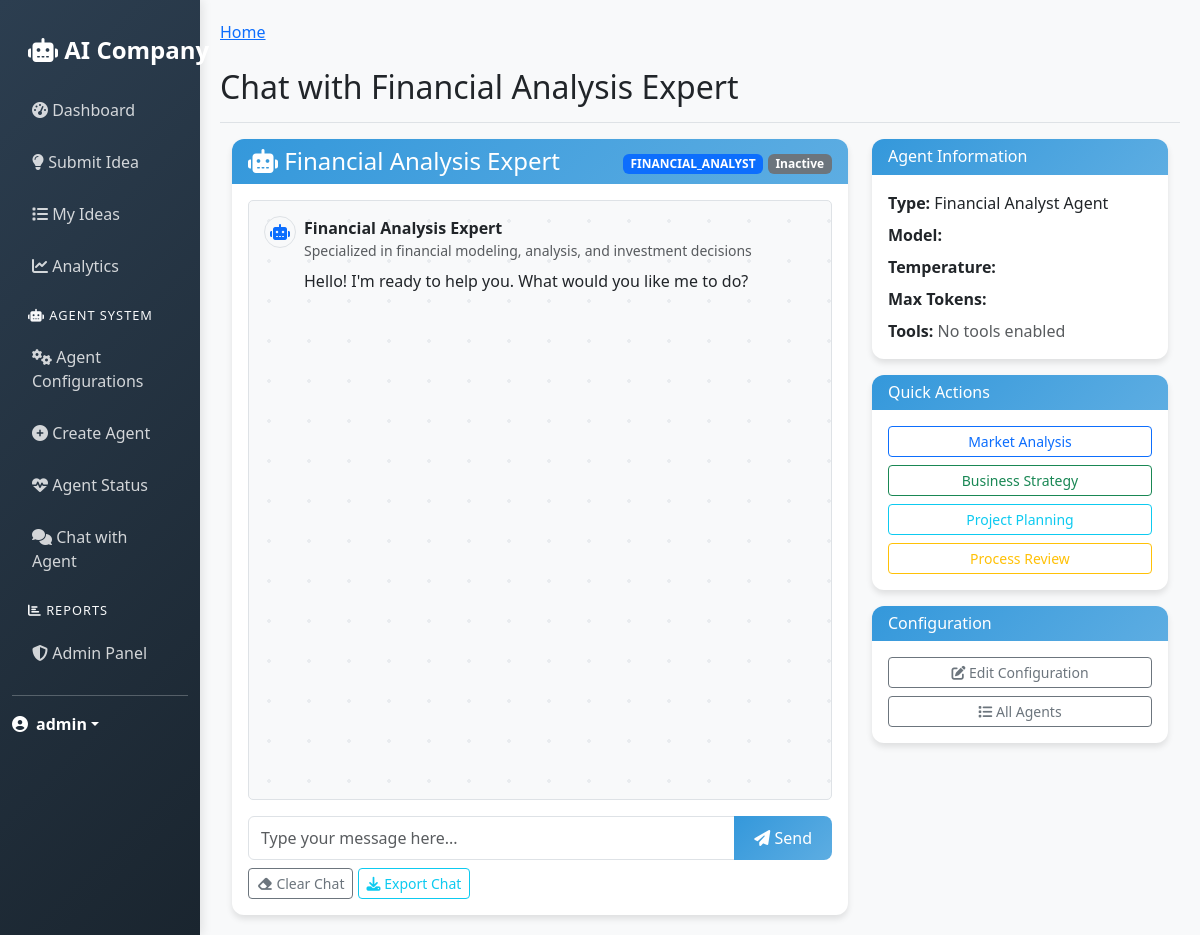
The app's page /agents/execute/2/ (signed in) with its own data.
### agent_system/models.py (models this page shows, shortened)
class AgentConfiguration(models.Model):
    AGENT_TYPES = [
        ('CEO', 'CEO Agent'),
        ('MARKET_RESEARCH', 'Market Research Agent'),
        ('FINANCIAL_ANALYST', 'Financial Analyst Agent'),
        ('TECHNICAL_LEAD', 'Technical Lead Agent'),
        ('RISK_ANALYST', 'Risk Analyst Agent'),
        ('MARKETING_STRATEGIST', 'Marketing Strategist Agent'),
        ('IDEA_GENERATOR', 'Idea Generator Agent'),
    ]
    STATUS_CHOICES = [
        ('active', 'Active'),
        ('inactive', 'Inactive'),
        ('maintenance', 'Under Maintenance'),
        ('testing', 'Testing'),
    ]
    agent_type = models.CharField(max_length=50, choices=AGENT_TYPES, unique=True)
    name = models.CharField(max_length=100)
    description = models.TextField()
    version = models.CharField(max_length=20, default="1.0.0")
    status = models.CharField(max_length=20, choices=STATUS_CHOICES, default='active')
    llm_provider = models.ForeignKey(LLMProvider, on_delete=models.CASCADE)
    model_name = models.CharField(max_length=100, help_text="Specific model to use")
    temperature = models.FloatField(default=0.7, validators=[MinValueValidator(0.0), MaxValueValidator(2.0)])
    max_tokens = models.IntegerField(default=4000)
    top_p = models.FloatField(default=1.0, validators=[MinValueValidator(0.0), MaxValueValidator(1.0)])
    frequency_penalty = models.FloatField(default=0.0, validators=[MinValueValidator(-2.0), MaxValueValidator(2.0)])
    presence_penalty = models.FloatField(default=0.0, validators=[MinValueValidator(-2.0), MaxValueValidator(2.0)])
    capabilities = models.JSONField(default=list, help_text="List of agent capabilities")
    required_data_sources = models.JSONField(default=list)
    tags = models.JSONField(default=list, help_text="Tags for categorization")
    timeout_seconds = models.IntegerField(default=30)
    max_retries = models.IntegerField(default=3)
    retry_delay_seconds = models.IntegerField(default=5)
    created_by = models.ForeignKey(User, on_delete=models.SET_NULL, null=True, related_name='created_agents')
    updated_by = models.ForeignKey(User, on_delete=models.SET_NULL, null=True, related_name='updated_agents')
    created_at = models.DateTimeField(auto_now_add=True)
    updated_at = models.DateTimeField(auto_now=True)
    class Meta:
        ordering = ['agent_type']

### agent_system/views.py (the view, shortened to what this page needs)
# urls.py: path('execute/<int:config_id>/', views.execute_agent, name='execute_agent'),
@login_required
def execute_agent(request, config_id):
    config = get_object_or_404(AgentConfiguration, id=config_id)
    context = {
        'config': config,
        'title': f'Chat with {config.name}'
    }
    return render(request, 'agent_system/execute.html', context)

### agent_system/templates/agent_system/execute.html (shortened to what this page needs)
{% extends 'base.html' %}
{% load static %}
{% block content %}
<div class="container-fluid">
    <div class="row">
        <div class="col-md-8">
            <div class="card">
                <div class="card-header d-flex justify-content-between align-items-center">
                    <h4 class="mb-0">
                        <i class="fas fa-robot"></i> {{ config.name }}
                    </h4>
                    <div>
                        <span class="badge bg-primary">{{ config.agent_type }}</span>
                        {% if config.is_active %}
                            <span class="badge bg-success">Active</span>
                        {% else %}
                            <span class="badge bg-secondary">Inactive</span>
                        {% endif %}
                    </div>
                </div>
                <div class="card-body">
                    <div class="chat-container" id="chatContainer" style="height: 600px; overflow-y: auto; border: 1px solid #dee2e6; border-radius: 5px; padding: 15px; background-color: #f8f9fa;">
                        <div class="chat-message system-message mb-3">
                            <div class="d-flex align-items-start">
                                <div class="avatar me-2">
                                    <i class="fas fa-robot text-primary"></i>
                                </div>
                                <div class="message-content">
                                    <strong>{{ config.name }}</strong>
                                    <div class="text-muted small">{{ config.description }}</div>
                                    <div class="mt-2">Hello! I'm ready to help you. What would you like me to do?</div>
                                </div>
                            </div>
                        </div>
                    </div>
                    <div class="input-group mt-3">
                        <input type="text" class="form-control" id="userInput"
                               placeholder="Type your message here..." onkeypress="handleKeyPress(event)">
                        <button class="btn btn-primary" type="button" onclick="sendMessage()">
                            <i class="fas fa-paper-plane"></i> Send
                        </button>
                    </div>
                    <div class="mt-2">
                        <button type="button" class="btn btn-sm btn-outline-secondary" onclick="clearChat()">
                            <i class="fas fa-eraser"></i> Clear Chat
                        </button>
                        <button type="button" class="btn btn-sm btn-outline-info" onclick="exportChat()">
                            <i class="fas fa-download"></i> Export Chat
                        </button>
                    </div>
                </div>
            </div>
        </div>
        <div class="col-md-4">
            <div class="card mb-3">
                <div class="card-header">
                    <h6 class="mb-0">Agent Information</h6>
                </div>
                <div class="card-body">
                    <div class="row">
                        <div class="col-12 mb-2">
                            <strong>Type:</strong> {{ config.get_agent_type_display }}
                        </div>
                        <div class="col-12 mb-2">
                            <strong>Model:</strong> {{ config.llm_config.model }}
                        </div>
                        <div class="col-12 mb-2">
                            <strong>Temperature:</strong> {{ config.llm_config.temperature }}
                        </div>
                        <div class="col-12 mb-2">
                            <strong>Max Tokens:</strong> {{ config.llm_config.max_tokens }}
                        </div>
                        <div class="col-12">
                            <strong>Tools:</strong>
                            {% for tool in config.enabled_tools %}
                                <span class="badge bg-secondary me-1">{{ tool }}</span>
                            {% empty %}
                                <span class="text-muted">No tools enabled</span>
                            {% endfor %}
                        </div>
                    </div>
                </div>
            </div>
            <div class="card mb-3">
                <div class="card-header">
                    <h6 class="mb-0">Quick Actions</h6>
                </div>
                <div class="card-body">
                    <div class="d-grid gap-2">
                        <button class="btn btn-outline-primary btn-sm" onclick="sendQuickMessage('Analyze the current market trends')">
                            Market Analysis
                        </button>
                        <button class="btn btn-outline-success btn-sm" onclick="sendQuickMessage('Generate a business strategy')">
                            Business Strategy
                        </button>
                        <button class="btn btn-outline-info btn-sm" onclick="sendQuickMessage('Create a project plan')">
                            Project Planning
                        </button>
                        <button class="btn btn-outline-warning btn-sm" onclick="sendQuickMessage('Review and optimize current processes')">
                            Process Review
                        </button>
                    </div>
                </div>
            </div>
            <div class="card">
                <div class="card-header">
                    <h6 class="mb-0">Configuration</h6>
                </div>
                <div class="card-body">
                    <div class="d-grid gap-2">
                        <a href="{% url 'agent_system:config_edit' config.id %}" class="btn btn-outline-secondary btn-sm">
                            <i class="fas fa-edit"></i> Edit Configuration
                        </a>
                        <a href="{% url 'agent_system:config_list' %}" class="btn btn-outline-secondary btn-sm">
                            <i class="fas fa-list"></i> All Agents
                        </a>
                    </div>
                </div>
            </div>
        </div>
    </div>
</div>
{% endblock %}

### templates/base.html (shortened to what this page needs)
<!DOCTYPE html>
<html lang="en">
<head>
    <link href="https://cdn.jsdelivr.net/npm/bootstrap@5.3.0/dist/css/bootstrap.min.css" rel="stylesheet">
    <link href="https://cdnjs.cloudflare.com/ajax/libs/font-awesome/6.4.0/css/all.min.css" rel="stylesheet">
</head>
<body>
    <div class="container-fluid">
        <div class="row">
            <nav class="col-lg-2 d-lg-block sidebar" id="sidebar">
                <div class="position-sticky pt-3">
                    <a href="{% url 'dashboard:dashboard' %}" class="navbar-brand d-none d-lg-block text-white text-decoration-none p-3">
                        <i class="fas fa-robot"></i> AI Company
                    </a>
                    <ul class="nav flex-column">
                        <li class="nav-item">
                            <a class="nav-link {% if request.resolver_match.url_name == 'dashboard' %}active{% endif %}"
                               href="{% url 'dashboard:dashboard' %}">
                                <i class="fas fa-tachometer-alt"></i> Dashboard
                            </a>
                        </li>
                        <li class="nav-item">
                            <a class="nav-link {% if request.resolver_match.url_name == 'submit_idea' %}active{% endif %}"
                               href="{% url 'dashboard:submit_idea' %}">
                                <i class="fas fa-lightbulb"></i> Submit Idea
                            </a>
                        </li>
                        <li class="nav-item">
                            <a class="nav-link {% if request.resolver_match.url_name == 'ideas_list' %}active{% endif %}"
                               href="{% url 'dashboard:ideas_list' %}">
                                <i class="fas fa-list"></i> My Ideas
                            </a>
                        </li>
                        <li class="nav-item">
                            <a class="nav-link {% if request.resolver_match.url_name == 'analytics' %}active{% endif %}"
                               href="{% url 'dashboard:analytics' %}">
                                <i class="fas fa-chart-line"></i> Analytics
                            </a>
                        </li>
                        <li class="nav-item mt-3">
                            <h6 class="text-light text-uppercase px-3 mb-2" style="font-size: 0.8em; letter-spacing: 1px;">
                                <i class="fas fa-robot"></i> Agent System
                            </h6>
                        </li>
                        <li class="nav-item">
                            <a class="nav-link {% if 'agent_system:config_list' in request.resolver_match.url_name %}active{% endif %}"
                               href="{% url 'agent_system:config_list' %}">
                                <i class="fas fa-cogs"></i> Agent Configurations
                            </a>
                        </li>
                        <li class="nav-item">
                            <a class="nav-link {% if 'agent_system:config_create' in request.resolver_match.url_name %}active{% endif %}"
                               href="{% url 'agent_system:config_create' %}">
                                <i class="fas fa-plus-circle"></i> Create Agent
                            </a>
                        </li>
                        <li class="nav-item">
                            <a class="nav-link {% if 'agent_system:agent_status' in request.resolver_match.url_name %}active{% endif %}"
                               href="{% url 'agent_system:agent_status' %}">
                                <i class="fas fa-heartbeat"></i> Agent Status
                            </a>
                        </li>
                        <li class="nav-item">
                            <a class="nav-link" href="#" onclick="showAgentQuickSelect()">
                                <i class="fas fa-comments"></i> Chat with Agent
                            </a>
                        </li>
                        <li class="nav-item mt-3">
                            <h6 class="text-light text-uppercase px-3 mb-2" style="font-size: 0.8em; letter-spacing: 1px;">
                                <i class="fas fa-chart-bar"></i> Reports
                            </h6>
                        </li>
                        {% if user.is_staff %}
                        <li class="nav-item">
                            <a class="nav-link" href="{% url 'admin:index' %}">
                                <i class="fas fa-shield-alt"></i> Admin Panel
                            </a>
                        </li>
                        {% endif %}
                    </ul>
                    <hr class="text-light">
                    <div class="dropdown">
                        <a href="#" class="d-flex align-items-center text-white text-decoration-none dropdown-toggle"
                           id="dropdownUser" data-bs-toggle="dropdown">
                            <i class="fas fa-user-circle me-2"></i>
                            <strong>{{ user.get_full_name|default:user.username }}</strong>
                        </a>
                    </div>
                </div>
            </nav>
            <main class="col-lg-10 ms-lg-auto main-content">
                <div class="pt-3 pt-lg-0">
                    <nav aria-label="breadcrumb" class="mb-4">
                        <ol class="breadcrumb">
                            <li class="breadcrumb-item"><a href="{% url 'dashboard:dashboard' %}">Home</a></li>
                        </ol>
                    </nav>
                    <div class="d-flex justify-content-between flex-wrap flex-md-nowrap align-items-center pb-2 mb-3 border-bottom">
                        <h1 class="h2">{% block page_title %}{{ title }}{% endblock %}</h1>
                    </div>
                    <div class="fade-in">
                        {% block content %}{% endblock %}
                    </div>
                </div>
            </main>
        </div>
    </div>
</body>
</html>

### templates/base.html (style rules this page uses)
:root { --primary-color: #2c3e50; --secondary-color: #3498db; --accent-color: #e74c3c; --success-color: #27ae60; --warning-color: #f39c12; --dark-color: #1a252f; --light-color: #ecf0f1; }
body { background-color: #f8f9fa; font-family: 'Segoe UI', Tahoma, Geneva, Verdana, sans-serif; }
.sidebar { background: linear-gradient(135deg, var(--primary-color), var(--dark-color)); min-height: 100vh; box-shadow: 2px 0 10px rgba(0,0,0,0.1); }
.sidebar .nav-link { color: rgba(255,255,255,0.8); padding: 12px 20px; margin: 2px 0; border-radius: 8px; transition: all 0.3s ease; }
.main-content { padding: 20px; }
.card { border: none; border-radius: 12px; box-shadow: 0 4px 6px rgba(0,0,0,0.1); transition: transform 0.2s ease, box-shadow 0.2s ease; }
.card-header { background: linear-gradient(135deg, var(--secondary-color), #5dade2); color: white; border-radius: 12px 12px 0 0 !important; border: none; }
.btn-primary { background: linear-gradient(135deg, var(--secondary-color), #5dade2); border: none; border-radius: 8px; padding: 10px 20px; transition: all 0.3s ease; }
.navbar-brand { font-weight: 700; font-size: 1.5em; }
.fade-in { animation: fadeIn 0.5s ease-in; }

### agent_system/templates/agent_system/execute.html (style rules this page uses)
.chat-container { background-image: radial-gradient(circle at 20px 20px, #e9ecef 2px, transparent 2px); background-size: 40px 40px; }
.avatar { width: 32px; height: 32px; display: flex; align-items: center; justify-content: center; border-radius: 50%; background-color: #f8f9fa; border: 1px solid #dee2e6; }

### records on screen
AgentConfiguration: name "Financial Analysis Expert", agent_type "FINANCIAL_ANALYST", description "Specialized in financial modeling, analysis, and investment decisions", agent_type "Financial Analyst Agent"

### other values on screen
{{ user.get_full_name|default:user.username }} "admin"
{{ title }} "Chat with Financial Analysis Expert"
